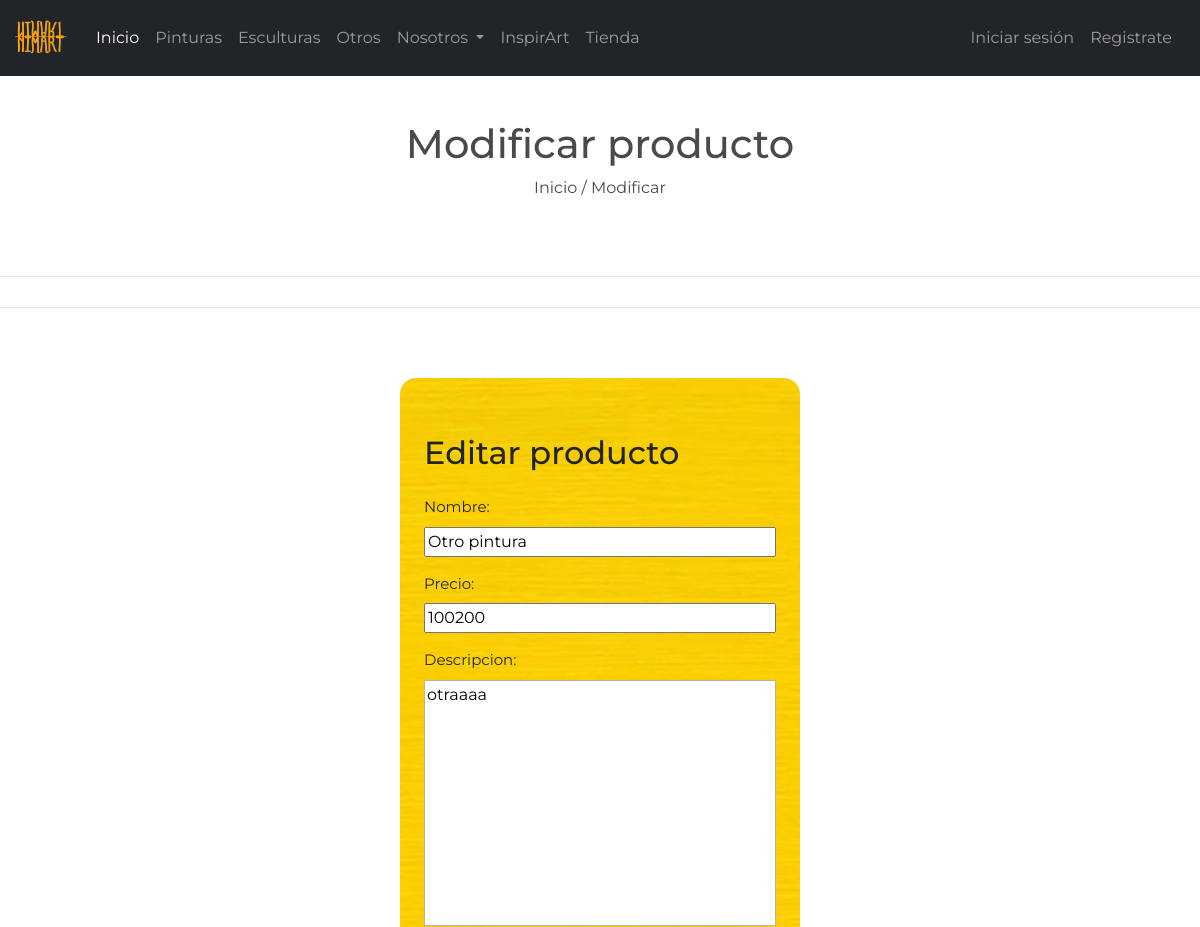
Before: /modificar-producto/5/ (upper part) with the older database file.
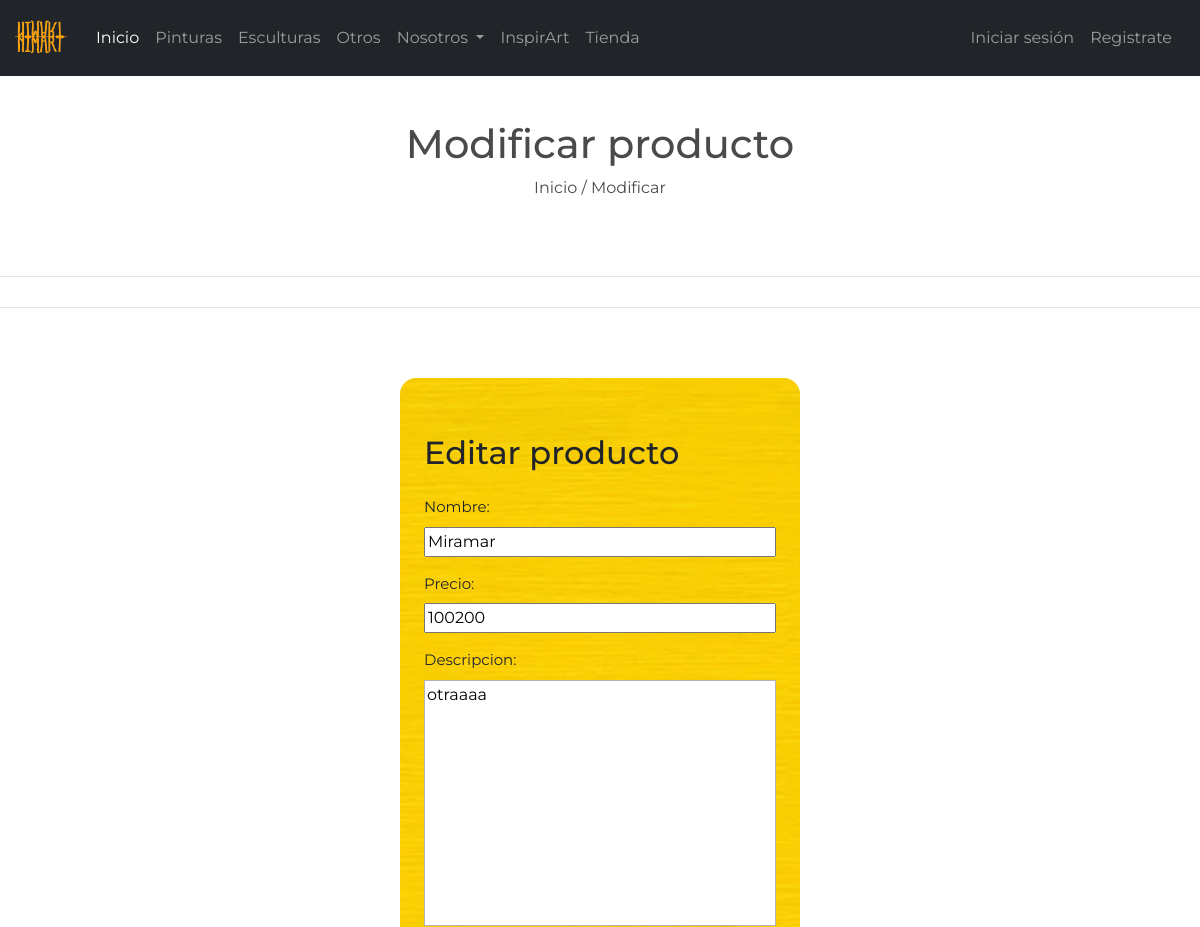
After: the same page with the newer database file.
### miapp/models.py (models this page shows, shortened)
class Producto(models.Model):
    nombre = models.CharField(max_length=50, verbose_name="nombre")
    precio = models.IntegerField()
    descripcion = models.TextField()
    nuevo = models.BooleanField()
    fecha_fabricacion = models.DateField()
    imagen = models.ImageField(upload_to="productos", null=True)

### miapp/views.py (the view, shortened to what this page needs)
# urls.py: path('modificar-producto/<id>/', modificar_producto, name="modificar_producto"),
def modificar_producto(request,id):
    producto = get_object_or_404(Producto, id=id)
    data ={
        'form': ProductoForm(instance=producto)
    }
    return render(request, 'miapp/producto/modificar.html', data)

### miapp/forms.py
class ProductoForm(forms.ModelForm):
    class Meta:
        model = Producto
        fields = '__all__'
        widgets = {
            "fecha_fabricacion": forms.SelectDateWidget(),
        }

### miapp/context_processor.py (called while the page is built, shortened)
def total_carrito(request):
    total = 0
    return {'total_carrito ':int(total)}

### miapp/templates/miapp/producto/modificar.html (shortened to what this page needs)
{% extends 'miapp/base.html' %}
{% load static %}
{% block css %}
<link rel="stylesheet" type="text/css" href="{% static 'app/style/style2.css' %}">
{% endblock %}
{% block contenido %}
  <nav class="breadcrumb" aria-label="breadcrumbs">
    <h1>Modificar producto</h1>
    <a href="{% url 'home' %}" title="Volver a la portada" class="link2">Inicio</a>
    <span aria-hidden="true" class="breadcrumb__sep">/</span>
    <span>Modificar</span>
  </nav>
  <div class="collection_sidebar">
  </div>
  <section>
    <form  id="formu" class="form jello-horizontal" method="post" action="" enctype="multipart/form-data">
      <div class="form__container">
        <h2>Editar producto</h2>
        {{ form }}
        <br>
      </div>
    </form>
  </section>
{% endblock %}

Changed rows visible on the page:
changed Producto "otraaaa": nombre "Otro pintura" → "Miramar"
